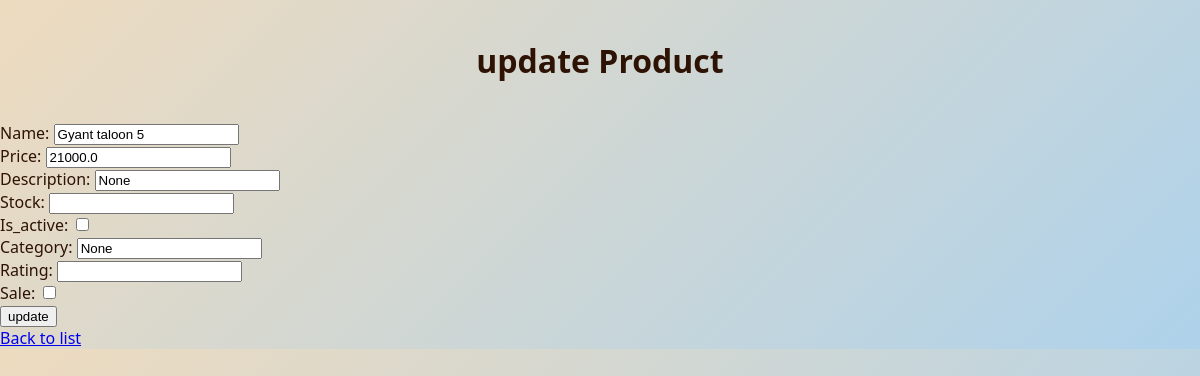
Page /update/5 on the committed database.
### app/models.py (models this page shows)
class Product(db.Model): #creating class that describes product
    __tablename__  = "products"
    id = db.Column(db.Integer, primary_key=True, autoincrement=True) #creating product id
    name = db.Column(db.String(100),nullable=False)
    price = db.Column(db.Float, nullable=False) #creating price
    created_at = db.Column(db.DateTime, default=db.func.now())
    updated_at = db.Column(db.DateTime, default=db.func.now(), onupdate=db.func.now())
    description = db.Column(db.Text, nullable=True)
    stock = db.Column(db.Integer, nullable=False, default=0)
    is_active  = db.Column(db.Boolean)
    category   = db.Column(db.String(50), nullable=False)
    rating  = db.Column(db.Float, nullable=True, default=0)
    sale   = db.Column(db.Boolean)

### app/routes.py (the view, shortened to what this page needs)
@bp.route('/update/<int:product_id>', methods=['GET', 'POST']) #getting product ID that needs to be updated
def update_product(product_id):
    product = Product.query.get_or_404(product_id) #searching product in the database, if it does not exist, return error
    return render_template('product_form.html', action='update', product=product)  #if get method showing update form

### templates/product_form.html (shortened to what this page needs)
<!DOCTYPE html>
<html>
<head>
    <link rel="stylesheet" href="/static/style.css">
</head>
<body>
    <h1>{{ action }} Product</h1>
    <form method="post">
        <label>Name:
            <input type="text" name="name"
            value="{{ product.name if product else '' }}" required>
        </label><br>
        <label>Price:
            <input type="number" step="0.01" name="price"
            value="{{ product.price if product else '' }}" required></label><br>
       <label>Description:
            <input type="text"  name="description"
            value="{{ product.description if product else '' }}" ></label><br>
        <label>Stock:
            <input type="number"  name="stock"
            value="{{ product.stock if product else '0' }}" ></label><br>
        <label>Is_active:
            <input type="checkbox" name="is_active"
            {% if product and product.is_active %}checked{% endif %}>
</label><br>
         <label>Category:
            <input type="text"  name="category"
            value="{{ product.category if product else '' }}" ></label><br>
        <label>Rating:
            <input type="number" max="5" step="0.1" name="rating"
            value="{{ product.rating if product else '0' }}" ></label><br>
         <label>Sale:
            <input type="checkbox" name="sale"{% if product and product.sale %}checked{% endif %}>
        </label><br>
                    <button type="submit">{{ action }}</button>
        </form>
    <a href="{{ url_for('routes.product') }}">Back to list</a>
</body>
</html>

### static/style.css (style rules this page uses)
body { background: linear-gradient(135deg, #eedbbf 0%, #aed2eb 100%); font-family: "Segoe UI", Tahoma, Geneva, Verdana, sans-serif; color: #2e1304; margin: 0; }
h1 { text-align: center; padding: 18px 0; }

### rows in the picture
Product: name "Gyant taloon 5", price "21000.0", description "None", category "None"

### other values in the picture
{{ action }} "update"
